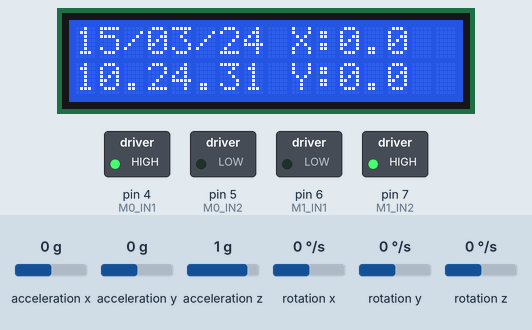
The sketch below on a simulated Arduino Uno, built with avr-gcc and run on an emulated ATmega328P. Parts: 16×2 character LCD, switched loads named in the sketch (green lamp = pin HIGH). Wiring (inferred from the names in the program): MPU-6050 motion sensor at I2C address 0x69. The inputs (shaded band) are chosen by the test bench; at power-on: acceleration x 0 g, acceleration y 0 g, acceleration z 1 g, rotation x 0 °/s, rotation y 0 °/s, rotation z 0 °/s. The local clock reads 2024-03-15 10:24:30 at power-on unless the sketch sets it; storage starts empty; what the sketch prints to the serial monitor is not drawn.

Above: at 1.1 s.
At 2.1 s:
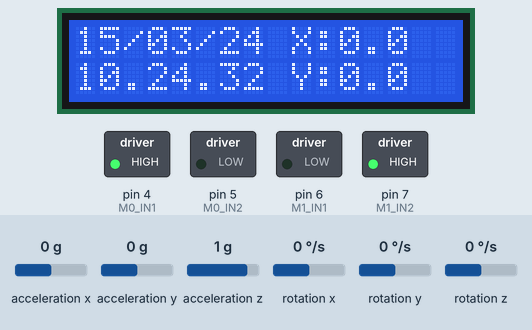
At 20.1 s:
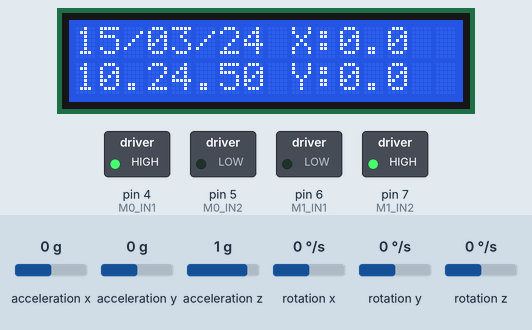
At 39.1 s:
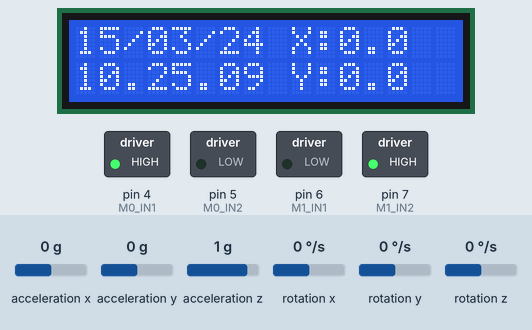
Timing chart, 0 to 40.0 s (numbered marks = the images above):
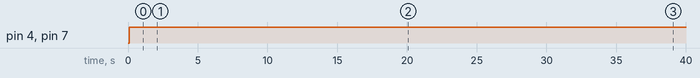

The sketch:

OriLCDPar.ino
```cpp
/*
semakin ke barat Y- 55
semakin ke timur Y+ 37
semakin ke utara X- 20
semakin ke selatan X+ 20
A-->Selatan
B-->Utara
C-->Timur
D-->Barat
*/
#define MINBARAT -55
#define MAXTIMUR 37
#define MINUTARA -20
#define MAXSELATAN 20
#define DEBUG 1
#include <Wire.h>
#include <RTClib.h>
#include <SD.h>
#include <LiquidCrystal.h>
#include <EEPROM.h>
// #include "I2CKeyPad.h"
#define xyoffset = 1;

// Pin TA6586
const int M0_IN1 = 4;
const int M0_IN2 = 5;
const int M1_IN1 = 6;
const int M1_IN2 = 7;

// Tombol kontrol
const int BTN_M0_RIGHT = A0;
const int BTN_M0_LEFT = A1;
const int BTN_M1_RIGHT = A2;
const int BTN_M1_LEFT = A3;

byte eepromDay = 0;  // Menyimpan hari terakhir yang dimuat ke EEPROM

const uint8_t KEYPAD_ADDRESS = 0x21;

// I2CKeyPad keyPad(KEYPAD_ADDRESS);

int lastminute = 0;
int lastsecond = 0;
int lastday = 0;

float valX = 0;
float valY = 0;

// === Konfigurasi Perangkat ===
RTC_DS1307 rtc;

const int chipSelect = 10;  // pin CS modul SD Card


DateTime now;

unsigned long startMillisRTC;  //some global variables available anywhere in the program
unsigned long currentMillisRTC;

const int MPU_ADDR = 0x69;     // MPU-6050 I2C address
float angleX = 0, angleY = 0;  // Current angles from gyro
float gyroX, gyroY, gyroZ;
float accX, accY, accZ;
unsigned long lastTime = 0;
double dt = 0.01;  // Time step for integration


const int rs = 2, en = 3, d4 = A0, d5 = A1, d6 = A2, d7 = A3;
LiquidCrystal lcd(rs, en, d4, d5, d6, d7);


float gyroXoffset = 0, gyroYoffset = 0, gyroZoffset = 0;

void calibrateMPU6050() {
  const int samples = 1000;
  long gx = 0, gy = 0, gz = 0;

  // Serial.println(F("Calibrating MPU6050... Keep it still."));
  // for (int i = 0; i < samples; i++) {
  //   Wire.beginTransmission(MPU_ADDR);
  //   Wire.write(0x43);  // starting register for gyro
  //   Wire.endTransmission(false);
  //   Wire.requestFrom(MPU_ADDR, 6, true);
  //   int16_t gx_raw = Wire.read() << 8 | Wire.read();
  //   int16_t gy_raw = Wire.read() << 8 | Wire.read();
  //   int16_t gz_raw = Wire.read() << 8 | Wire.read();
  //   gx += gx_raw;
  //   gy += gy_raw;
  //   gz += gz_raw;
  //   delay(2);
  // }

  gyroXoffset = gx / (float)samples / 131.0;
  gyroYoffset = gy / (float)samples / 131.0;
  gyroZoffset = gz / (float)samples / 131.0;

  Serial.print(F("Gyro offsets: "));
  Serial.print(gyroXoffset);
  Serial.print(", ");
  Serial.print(gyroYoffset);
  Serial.print(", ");
  Serial.println(gyroZoffset);
}

bool initMPU6050() {
  Wire.beginTransmission(MPU_ADDR);
  Wire.write(0x6B);  // PWR_MGMT_1 register
  Wire.write(0);     // Wake up MPU-6050
  byte error = Wire.endTransmission();

  if (error != 0) {
    return false;
  }

  // Configure gyroscope range (±250°/s)
  Wire.beginTransmission(MPU_ADDR);
  Wire.write(0x1B);  // GYRO_CONFIG register
  Wire.write(0x00);  // ±250°/s
  Wire.endTransmission();

  // Configure accelerometer range (±2g)
  Wire.beginTransmission(MPU_ADDR);
  Wire.write(0x1C);  // ACCEL_CONFIG register
  Wire.write(0x00);  // ±2g
  Wire.endTransmission();

  return true;
}

void readRTC() {
  // Inisialisasi RTC
  if (!rtc.begin()) {
    Serial.println(F("RTC ERR"));
    while (1)
      ;
  }
  now = rtc.now();
  Serial.println(F("RTC OK"));
  lastminute = now.minute();
  lastsecond = now.second();
  lastday = now.day();
  eepromDay = now.day();
  startMillisRTC = millis();  //initial start time
}
/*
void readSD() {
  // Inisialisasi SD Card
  if (!SD.begin(chipSelect)) {
    Serial.println(F("SD ERR"));
    while (1)
      ;
  }
  Serial.println(F("SD OK"));
  lastTime = millis();

  char filename[9];
  sprintf(filename, "%02d%02d.CSV", now.month(), now.day());
  // Baca file CSV harian
  File dataFile = SD.open(filename);
  if (dataFile) {
    String line;
    bool found = false;

    // Skip header (baris pertama)
    if (dataFile.available()) {
      dataFile.readStringUntil('\n');
      while (dataFile.available()) {
        line = dataFile.readStringUntil('\n');
        line.trim();

        int idx1 = line.indexOf(',');
        int idx2 = line.indexOf(',', idx1 + 1);
        int idx3 = line.indexOf(',', idx2 + 1);
        if (idx1 < 0 || idx2 < 0 || idx3 < 0) continue;

        String hourCSV = line.substring(idx1 + 1, idx2);

        if (hourCSV.toInt() == now.hour()) {
          Serial.println(line);
          String xStr = line.substring(idx2 + 1, idx3);
          String yStr = line.substring(idx3 + 1);
          // Serial.println(line);

          // Serial.println(xStr);
          // Serial.println(yStr);

          valX = xStr.toFloat();
          valY = yStr.toFloat();

          // Tampilkan ke Serial
          Serial.print("File: ");
          Serial.print(filename);
          Serial.print(" Jam: ");
          Serial.println(now.hour());
          Serial.print(" => X: ");
          Serial.print(valX, 2);
          Serial.print(" , Y: ");
          Serial.print(valY, 2);
          Serial.print(" => X: ");
          Serial.print(angleX, 2);
          Serial.print(" , Y: ");
          Serial.println(angleY, 2);

          found = true;
          break;
        }
      }
    }
  } else {
    Serial.print(F("!File "));
  }
}
*/
void initLCD() {
  lcd.begin(16, 2);
}

uint32_t lastKeyPressed = 0;
void setup() {
  Serial.begin(115200);
  Wire.begin();
  initLCD();

  readRTC();

  if (!SD.begin(chipSelect)) {
    //Serial.println("SD ERR");
    lcd.println(F("Card Error"));
    while (1)
      ;
  }

  loadCSVtoEEPROM();

  if (!lookupEEPROM(now.hour(), valX, valY)) { Serial.println(F("Hour not found in EEPROM!")); }
  //readSD();

  if (!initMPU6050()) {
    //Serial.println("MPU-6050 tidak terdeteksi!");
    lcd.clear();
    lcd.setCursor(0, 0);
    lcd.print("MPU error!");
    while (1)
      ;
  }
  calibrateMPU6050();

  //Serial.println("MPU-6050 OK");
  lastTime = millis();

  // if (keyPad.begin() == false) {
  //   Serial.println("\nERROR: cannot communicate to keypad.\nPlease reboot.\n");
  //   while (1)
  //     ;
  // }

  // Motor pins
  pinMode(M0_IN1, OUTPUT);
  pinMode(M0_IN2, OUTPUT);
  pinMode(M1_IN1, OUTPUT);
  pinMode(M1_IN2, OUTPUT);


  // Stop motor awal
  stopMotor0();
  stopMotor1();
}
#define OFFSETSUDUT 2
void loop() {
  // Update current angles from MPU-6050
  updateAngles();
  angleX=30; angleY=30;

#if DEBUG
  //Serial.print("X:");
  Serial.print(valX, 2);
  Serial.print(",");
  //Serial.print("\tY:");
  Serial.print(valY, 2);
  Serial.print(";");
  Serial.print(angleX, 2);
  Serial.print(",");
  //Serial.print("\tY:");
  Serial.println(angleY, 2);
#endif

  // if (angleY < -60 || angleY > 60) {
  //   Serial.println("outofangle");
  //   stopMotor0();
  //   //wait go to 00
  // }
  if (angleY <= valY - OFFSETSUDUT) {  //kurang timur
    if (angleY < MAXTIMUR) {           //masih bisa gerak
      motor0Left();
    } else {
      Serial.println("MTimur");
    }
  } else if (angleY >= valY + OFFSETSUDUT) {  //Kurang ke barat
    if (angleY > MINBARAT) {                  //masih bisa gerak
      motor0Right();
    } else {
      Serial.println("MBarat");
    }
  } else {
    stopMotor0();
  }

  // === Kontrol Sumbu X (Utara-Selatan) ===
  if (angleX <= valX - OFFSETSUDUT) {  // kurang ke Selatan
    if (angleX < MAXSELATAN) {         // masih bisa gerak ke Selatan
      motor1Right();                   // gerak ke Selatan
    } else {
      Serial.println("MSelatan");
    }
  } else if (angleX >= valX + OFFSETSUDUT) {  // kurang ke Utara
    if (angleX > MINUTARA) {                  // masih bisa gerak ke Utara
      motor1Left();                           // gerak ke Utara
    } else {
      Serial.println("MUtara");
    }
  } else {
    stopMotor1();  // Sudut sudah sesuai
  }


  // char keys[] = "DCBA#9639852*741";  //  N = NoKey, F = Fail
  // uint32_t nowkp = millis();
  // if (nowkp - lastKeyPressed >= 100) {
  //   lastKeyPressed = nowkp;

  //   // start = micros();
  //   uint8_t index = keyPad.getKey();
  //   // stop = micros();

  //   if (index < 16) {
  //     //3:A. 2:B. 1:C. 0:D.
  //     if (index == 3) {
  //       Serial.print("X+");
  //       motor1Left();
  //       //motor0Right();

  //       delay(500);
  //     }
  //     if (index == 2) {
  //       Serial.print("X-");
  //       motor1Right();
  //       //motor0Left();
  //       delay(500);
  //     }
  //     if (index == 1) {
  //       Serial.print("Y+");
  //       motor0Left();
  //       //motor1Right();
  //       delay(500);
  //     }
  //     if (index == 0) {
  //       Serial.print("Y-");
  //       motor0Right();
  //       //motor1Left();
  //       delay(500);
  //     }
  //     stopMotor0();
  //     stopMotor1();
  //     Serial.println();
  //   }
  //   // Serial.print("\t");
  //   // Serial.println(stop - start);
  // }


  currentMillisRTC = millis();                    //get the current "time" (actually the number of milliseconds since the program started)
  if (currentMillisRTC - startMillisRTC >= 1000)  //test whether the period has elapsed
  {
    if (lastday != now.day()) {
      Serial.println("Reset");
      //Serial.println(F("=== Hari berganti, perbarui EEPROM dari CSV ==="));
      lastday = now.day();    // Update pencatatan hari sekarang
      eepromDay = now.day();  // Simpan juga hari ke EEPROM tracking
      loadCSVtoEEPROM();
    }
    now = rtc.now();
    char dateStr[9];
    sprintf(dateStr, "%02d/%02d/%02d", now.day(), now.month(), now.year() % 100);
    char timeStr[9];  //+ \0
    sprintf(timeStr, "%02d.%02d.%02d", now.hour(), now.minute(), now.second());


    lcd.setCursor(0, 0);
    lcd.print(dateStr);
    lcd.setCursor(0, 1);
    lcd.print(timeStr);
    lcd.setCursor(9, 0);
    lcd.print("X:");
    lcd.print(valX, 1);
    lcd.setCursor(9, 1);
    lcd.print("Y:");
    lcd.print(valY, 1);

    if (lastminute != now.minute()) {
      lastminute = now.minute();
      //readSD();

      //hack
      //if (lookupEEPROM(18, valX, valY)) {

      if (lookupEEPROM(now.hour(), valX, valY)) {
        Serial.print("Hour=");
        Serial.print(now.hour());
        Serial.print(" X=");
        Serial.print(valX, 2);
        Serial.print(" Y=");
        Serial.println(valY, 2);
      } else {
        Serial.println(F("Hour not found in EEPROM!"));
        valX = valY = 0;
      }
    }
    //hack
    //valX = valY = 0;
  }
}


//EEPROM
// === EEPROM helper ===
void writeEEPROMRecord(int index, byte hour, float x, float y) {
  int addr = index * 9;
  EEPROM.update(addr, hour);
  EEPROM.put(addr + 1, x);
  EEPROM.put(addr + 5, y);
}

void readEEPROMRecord(int index, byte &hour, float &x, float &y) {
  int addr = index * 9;
  hour = EEPROM.read(addr);
  EEPROM.get(addr + 1, x);
  EEPROM.get(addr + 5, y);
}

// === Load CSV into EEPROM once at boot ===
void loadCSVtoEEPROM() {
  char filename[9];
  sprintf(filename, "%02d%02d.CSV", now.month(), now.day());

  File dataFile = SD.open(filename);
  if (!dataFile) {
    Serial.println(F("CSV not found!"));
    return;
  }

  // skip header
  dataFile.readStringUntil('\n');

  int idx = 0;
  while (dataFile.available() && idx < 24) {  // max 24 hours
    String line = dataFile.readStringUntil('\n');
    line.trim();

    int idx1 = line.indexOf(',');
    int idx2 = line.indexOf(',', idx1 + 1);
    int idx3 = line.indexOf(',', idx2 + 1);
    if (idx1 < 0 || idx2 < 0 || idx3 < 0) continue;

    byte hour = line.substring(idx1 + 1, idx2).toInt();
    float x = line.substring(idx2 + 1, idx3).toFloat();
    float y = line.substring(idx3 + 1).toFloat();

    writeEEPROMRecord(idx, hour, x, y);
    idx++;
  }

  dataFile.close();
  Serial.print(F("CSV loaded into EEPROM, rows="));
  Serial.println(idx);
}

// === Lookup by RTC hour ===
bool lookupEEPROM(byte hourTarget, float &x, float &y) {
  for (int i = 0; i < 24; i++) {
    byte h;
    float xx, yy;
    readEEPROMRecord(i, h, xx, yy);
    if (h == hourTarget) {
      x = xx;  //MPU6050 compensation here
      y = yy;
      return true;
    }
  }
  return false;  // not found
}

///MPU
void readMPU6050() {
  Wire.beginTransmission(MPU_ADDR);
  Wire.write(0x3B);  // Starting register for accelerometer
  Wire.endTransmission(false);
  Wire.requestFrom(MPU_ADDR, 14, true);

  // Read accelerometer data
  int16_t accX_raw = Wire.read() << 8 | Wire.read();
  int16_t accY_raw = Wire.read() << 8 | Wire.read();
  int16_t accZ_raw = Wire.read() << 8 | Wire.read();

  // Skip temperature data
  Wire.read();
  Wire.read();

  // Read gyroscope data
  int16_t gyroX_raw = Wire.read() << 8 | Wire.read();
  int16_t gyroY_raw = Wire.read() << 8 | Wire.read();
  int16_t gyroZ_raw = Wire.read() << 8 | Wire.read();

  // Convert to physical units
  accX = accX_raw / 16384.0;  // ±2g range
  accY = accY_raw / 16384.0;
  accZ = accZ_raw / 16384.0;

  // gyroX = gyroX_raw / 131.0;  // ±250°/s range
  // gyroY = gyroY_raw / 131.0;
  // gyroZ = gyroZ_raw / 131.0;

  gyroX = gyroX_raw / 131.0 - gyroXoffset;
  gyroY = gyroY_raw / 131.0 - gyroYoffset;
  gyroZ = gyroZ_raw / 131.0 - gyroZoffset;
}

void updateAngles() {
  unsigned long currentTime = millis();
  dt = (currentTime - lastTime) / 1000.0;
  lastTime = currentTime;
  readMPU6050();
  //return;
  // Calculate angles from accelerometer (for reference/calibration)
  float accAngleX = atan2(accY, sqrt(accX * accX + accZ * accZ)) * 180 / PI;
  float accAngleY = atan2(-accX, sqrt(accY * accY + accZ * accZ)) * 180 / PI;

  // Integrate gyroscope data
  angleX += gyroX * dt;
  angleY += gyroY * dt;

  // Apply complementary filter (optional, for better accuracy)
  float alpha = 0.96;  //0.98;
  angleX = alpha * angleX + (1 - alpha) * accAngleX;
  angleY = alpha * angleY + (1 - alpha) * accAngleY;
  //Serial.println(angleX);
}
bool update = false;


// ===== Motor 0 control =====
void motor0Right() {
  digitalWrite(M0_IN1, HIGH);
  digitalWrite(M0_IN2, LOW);
  Serial.println("M0R");
}
void motor0Left() {
  digitalWrite(M0_IN1, LOW);
  digitalWrite(M0_IN2, HIGH);
  Serial.println("M0L");
}
void stopMotor0() {
  digitalWrite(M0_IN1, LOW);
  digitalWrite(M0_IN2, LOW);
}

// ===== Motor 1 control =====
void motor1Right() {
  digitalWrite(M1_IN1, HIGH);
  digitalWrite(M1_IN2, LOW);
  Serial.println("M1R");
}
void motor1Left() {
  digitalWrite(M1_IN1, LOW);
  digitalWrite(M1_IN2, HIGH);
  Serial.println("M1L");
}
void stopMotor1() {
  digitalWrite(M1_IN1, LOW);
  digitalWrite(M1_IN2, LOW);
}
```

Measured:
- by itself, pin 4 (M0_IN1), pin 7 (M1_IN2): LOW → HIGH at 0.10 s
- what the display in image 0 shows lasts 0.9 s, from 1.1 s to 2.0 s
- what the display in image 1 shows lasts 1.0 s, from 2.0 s to 3.0 s
